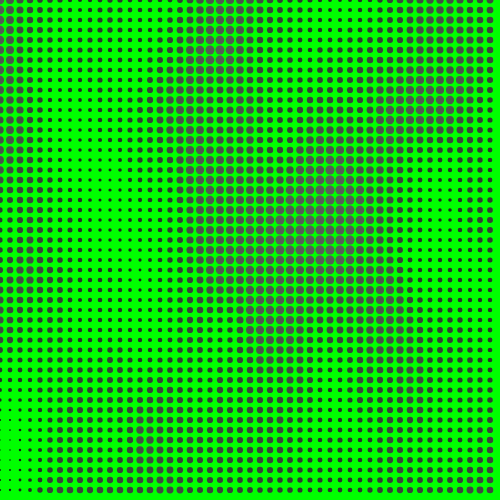
Frame 1 (no input)
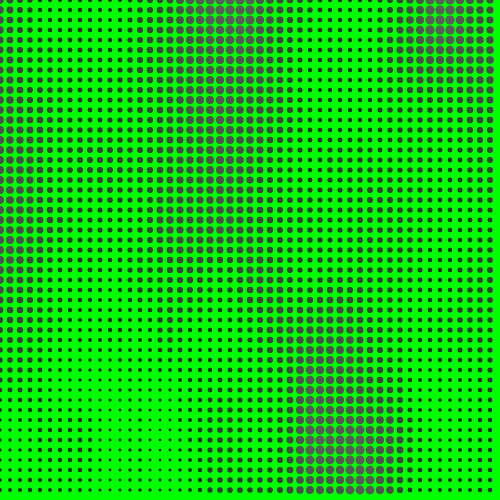
Frame 60 (no input)
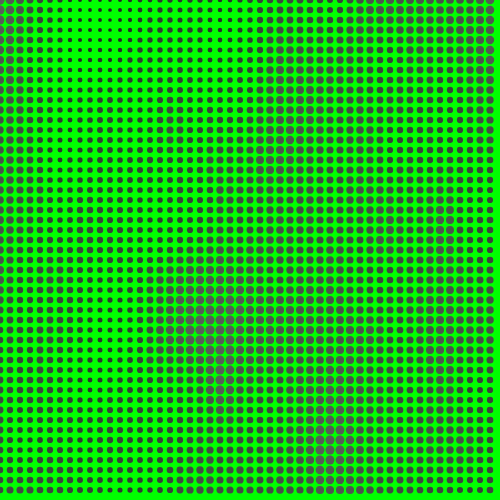
Frame 120 (the mouse pressed at the canvas centre since frame 60)

The p5.js sketch that drew these frames (run headless with seeded random() and noise() and a simulated clock; from frame 60 on, the mouse is pressed at the canvas centre):

// p5.js sketch
// ── sketch.js
var time = 0;
function setup () {
  createCanvas(500, 500);

}

function draw() {
  background(0, 255, 0);

  noStroke()
  fill(255, 255, 0);
  var space = 10
  var circleSize = 10
  time = time + 0.02;
  for ( var circleX = 0; circleX < width; circleX = circleX + space) {
    for ( var circleY = 0; circleY < height; circleY = circleY + space) {
      //circleSize = random(50, 30)
      //circleSize = ( Math.sin(circleX * 0.3) + Math.cos(circleY * 0.2)) * 4 + 3;
      var noiseVal = noise( circleX * 0.009, circleY * 0.00451, time);
      circleSize = noiseVal * 13.0;
      fill(circleSize * 10);
      ellipse(circleX, circleY, circleSize, circleSize);
    }
  }

}



/*
          pi = 0
        pi/2 = 1
Math.sin (0) = 0
         2pi = 0

*/



/*
noise (___,___)
random (___,___);
*/
